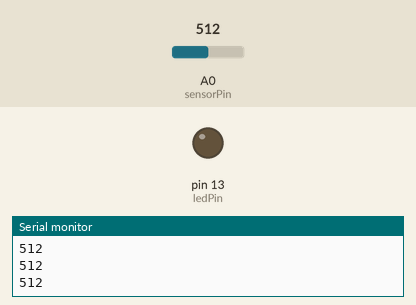
The sketch below on a simulated Arduino Uno, built with avr-gcc and run on an emulated ATmega328P. On the bench: output pins drawn as LEDs (lit = HIGH), the last lines printed to the serial monitor. The inputs (shaded band) are chosen by the test bench; at power-on: A0 (sensorPin) = 512.

Above: at 1.2 s.
1.3 s: A0 (sensorPin) set to 0
At 2.5 s:
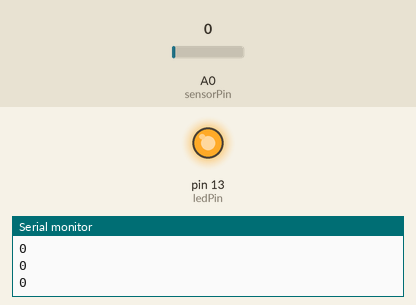
2.8 s: A0 (sensorPin) set to 122
At 3.8 s:
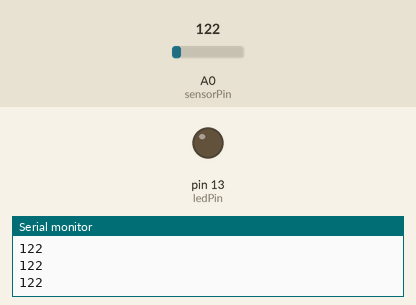
Timing chart, 0 to 5.8 s (numbered marks = the images above; inputs shaded):
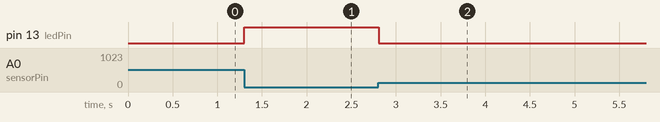

Measured:
- after the input at 1.3 s, pin 13 (ledPin): LOW → HIGH at once
- after the input at 2.8 s, pin 13 (ledPin): HIGH → LOW at once

The sketch:

read_beam_break.ino
```cpp
// reads a potentiometer and sends value over serial --> modified so that beam sensor functions as potentiometer
// set up arduino: https://learn.adafruit.com/ir-breakbeam-sensors/arduino
// communicating with python: https://pythonforundergradengineers.com/python-arduino-potentiometer.html

// this sketch causes LED to turn off when the beam is broken
// play around with different sensorValue thresholds to decide what number to use to designate a beam break
// after uploading sketch and closing Arduino IDE, run read_arduino.py to get beam break output in python

int sensorPin = A0;  // The potentiometer on pin 0
int ledPin = 13;     // The LED is connected on pin 13
int sensorValue;     // variable to stores data

void setup() // runs once when the sketch starts
{
  // make the LED pin (pin 13) an output pin
  pinMode(ledPin, OUTPUT);

  // initialize serial communication
  Serial.begin(9600);
}

void loop() // runs repeatedly after setup() finishes
{
  sensorValue = analogRead(sensorPin);  // read pin A0
  Serial.println(sensorValue);         // send data to serial

  if (sensorValue == 0) {
    digitalWrite(ledPin, HIGH); }     // Turn the LED off

  else {
    digitalWrite(ledPin, LOW); }     // Keep the LED on

  delay(100);             // Pause 100 milliseconds
}
```
